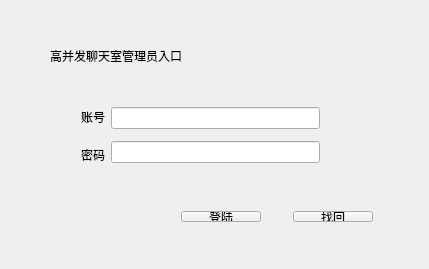
<?xml version="1.0" encoding="UTF-8"?>
<ui version="4.0">
 <class>Widget</class>
 <widget class="QWidget" name="Widget">
  <property name="geometry">
   <rect>
    <x>0</x>
    <y>0</y>
    <width>429</width>
    <height>269</height>
   </rect>
  </property>
  <property name="windowTitle">
   <string>Widget</string>
  </property>
  <widget class="QLabel" name="theme_name">
   <property name="geometry">
    <rect>
     <x>50</x>
     <y>40</y>
     <width>321</width>
     <height>31</height>
    </rect>
   </property>
   <property name="styleSheet">
    <string notr="true">font: 30 12pt &quot;微软雅黑 Light&quot;;
font: 22pt &quot;Arial&quot;;</string>
   </property>
   <property name="text">
    <string>高并发聊天室管理员入口</string>
   </property>
  </widget>
  <widget class="QWidget" name="">
   <property name="geometry">
    <rect>
     <x>70</x>
     <y>90</y>
     <width>261</width>
     <height>91</height>
    </rect>
   </property>
   <layout class="QHBoxLayout" name="horizontalLayout">
    <item>
     <layout class="QVBoxLayout" name="verticalLayout">
      <item>
       <widget class="QLabel" name="ID_label">
        <property name="text">
         <string>账号</string>
        </property>
       </widget>
      </item>
      <item>
       <widget class="QLabel" name="password_id">
        <property name="text">
         <string>密码</string>
        </property>
       </widget>
      </item>
     </layout>
    </item>
    <item>
     <layout class="QVBoxLayout" name="verticalLayout_2">
      <item>
       <widget class="QLineEdit" name="id_line"/>
      </item>
      <item>
       <widget class="QLineEdit" name="passwordline"/>
      </item>
     </layout>
    </item>
   </layout>
  </widget>
  <widget class="QWidget" name="">
   <property name="geometry">
    <rect>
     <x>170</x>
     <y>200</y>
     <width>214</width>
     <height>33</height>
    </rect>
   </property>
   <layout class="QHBoxLayout" name="horizontalLayout_2">
    <item>
     <widget class="QPushButton" name="login_button">
      <property name="text">
       <string>登陆</string>
      </property>
     </widget>
    </item>
    <item>
     <spacer name="horizontalSpacer">
      <property name="orientation">
       <enum>Qt::Horizontal</enum>
      </property>
      <property name="sizeHint" stdset="0">
       <size>
        <width>40</width>
        <height>20</height>
       </size>
      </property>
     </spacer>
    </item>
    <item>
     <widget class="QPushButton" name="register_button">
      <property name="text">
       <string>找回</string>
      </property>
     </widget>
    </item>
   </layout>
  </widget>
  <zorder>theme_name</zorder>
  <zorder>login_button</zorder>
  <zorder>passwordline</zorder>
  <zorder>layoutWidget</zorder>
  <zorder>id_line</zorder>
  <zorder>register_button</zorder>
  <zorder>ID_label</zorder>
  <zorder>horizontalSpacer</zorder>
 </widget>
 <layoutdefault spacing="6" margin="11"/>
 <resources/>
 <connections/>
</ui>
